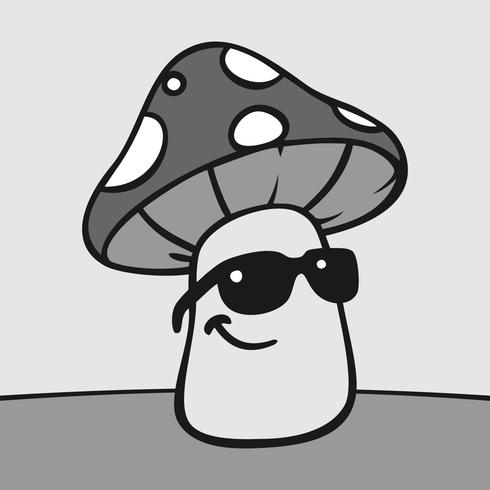
#> input picture images/image.png, 490 x 490 px, found by its file name
$ jupyter execute 9_SVD_for_images.ipynb
#> lines starting #> are read from the running program, lines starting #| are printed output that depends on the picture
>[ZIP images using SVD method](#scrollTo=GQDrzK48KBRk)

>>>[View images as matrices](#scrollTo=w9C1KNxjNxyw)

>>>[Appy SVD method](#scrollTo=KfpWdIJEN0-3)

>>>[Determine how many singular values are needed](#scrollTo=QE5TMyDKQkhM)

# ZIP images using SVD method

### View images as matrices

[cell 1]
import numpy as np
import matplotlib.pyplot as plt

[cell 2]
from google.colab import drive
drive.mount('/content/drive')

[cell 3]
from PIL import Image

Consider the following image

[cell 4]
plt.style.use('classic')

image = Image.open('/content/drive/MyDrive/cursos_platzi/Linear-algebra-in-python/images/image.png')
#> image is the input picture: PIL image 490x490 RGB; min 0, max 255, mean 183.8

plt.imshow(image)
plt.show()

In fact, PIL plots this image as a matrix.

[cell 5]
gray_image = image.convert('LA')
print(gray_image)
#| <PIL.Image.Image image mode=LA size=490x490 at 0x7FB23B129CD0>

[cell 6]
matrix_image = np.array(list(gray_image.getdata(band=0)), float)
print(matrix_image)
#> (printed output is left out)

[cell 7]
matrix_image.shape = (gray_image.size[1], gray_image.size[0])
print(matrix_image)
#> (printed output is left out)

[cell 8]
print(matrix_image.shape)
#| (490, 490)

[cell 9]
plt.imshow(matrix_image, cmap='gray')
plt.show()
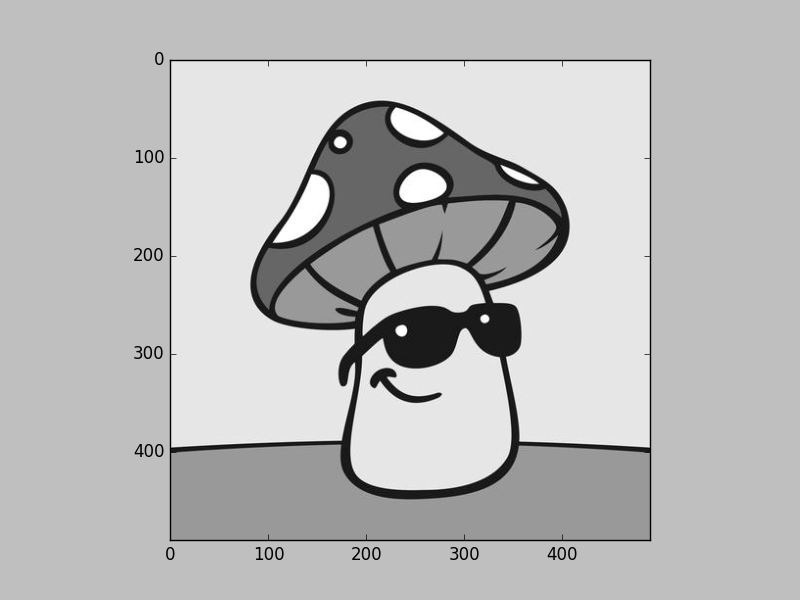
#> figure drawn by matplotlib, 1 panel

Since this is a matrix, we can modify its values!!

[cell 10]
matrix_image_2 = matrix_image /255

[cell 11]
plt.imshow(matrix_image_2)
plt.show()

This is not important modify all the values if we plot a gray-scale image:

[cell 12]
plt.imshow(matrix_image_2, cmap='gray')
plt.show()

We can normalize every image dividing by $255$.

### Appy SVD method

[cell 13]
plt.style.use('classic')
image = Image.open('/content/drive/MyDrive/cursos_platzi/Linear-algebra-in-python/images/image2.png')
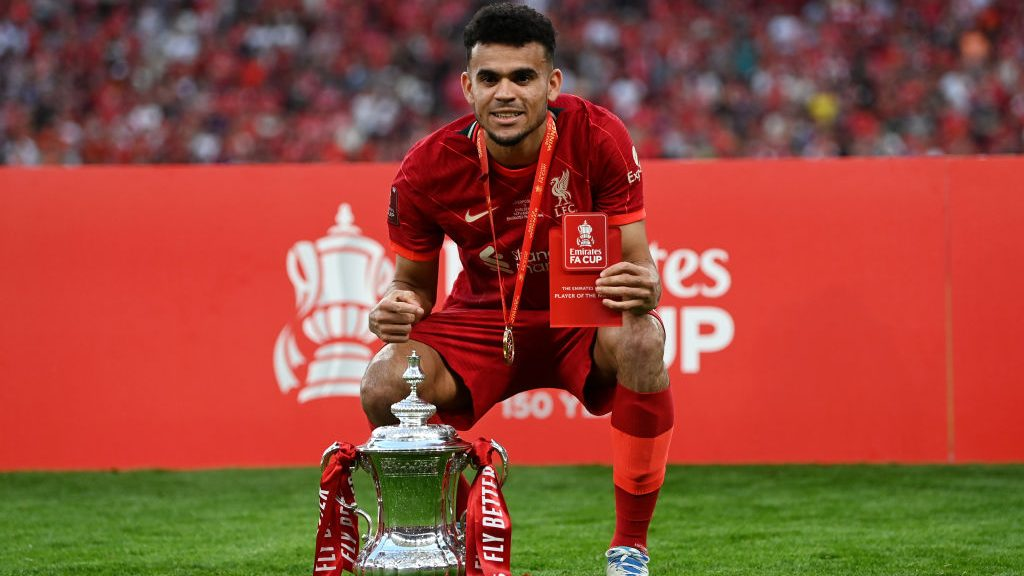
#> input picture images/image2.png, 1024 x 576 px, found by its file name
#> image is the input picture: PIL image 1024x576 RGB; mean R, G, B 149.4, 75, 58
plt.imshow(image)

[cell 14]
image = image.convert('LA') #gray scale
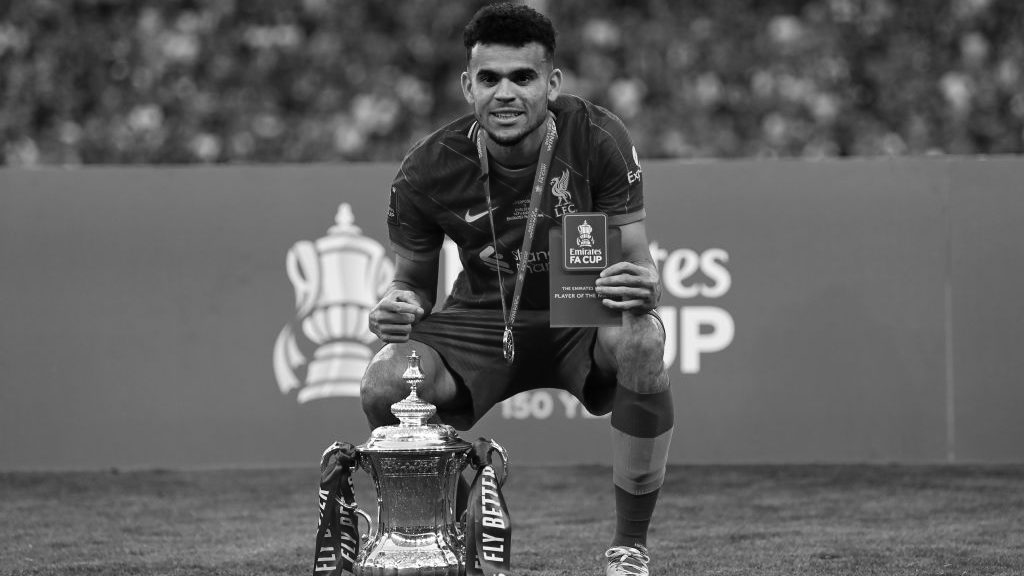
#> image: PIL image 1024x576 LA; mean R, G, B, A 95.3, 95.3, 95.3, 255
matrix_image = np.array(list(image.getdata(band=0)), float)
matrix_image.shape = (image.size[1], image.size[0])

[cell 15]
#Decomposition

U, D, V = np.linalg.svd(matrix_image)
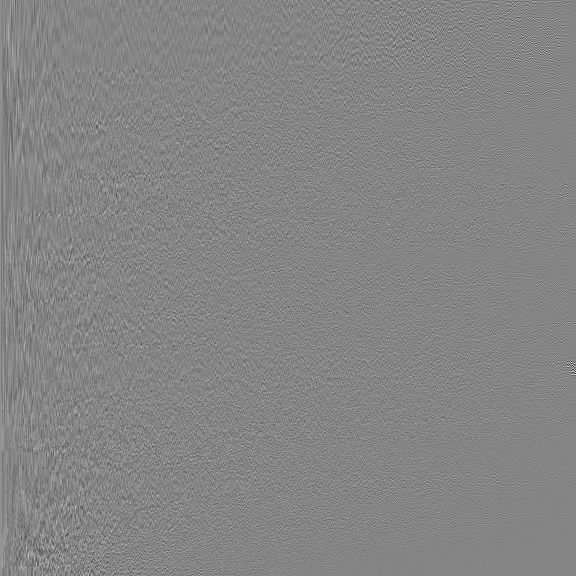
#> U: shape (576, 576) float64; min -0.468, max 0.429, mean 6.65e-05; drawn with min black and max white
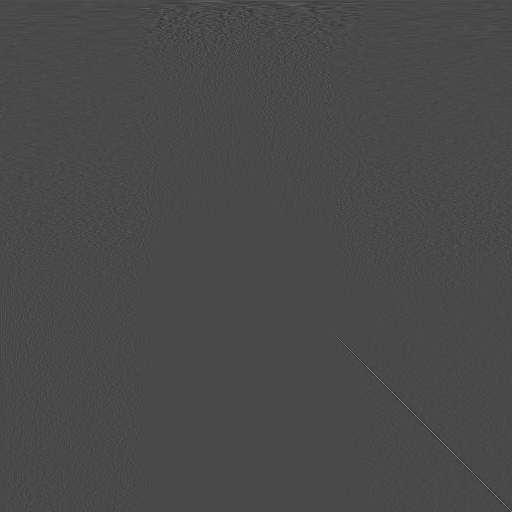
#> V: shape (1024, 1024) float64 (shown at 1/2 size); min -0.307, max 0.755, mean 3.37e-05; drawn with min black and max white
#> D = 576 values, max 75132.1 at index 0, min 2.89 at index 575, mean 506.8

[cell 16]
print(matrix_image.shape)
#| (576, 1024)
print(U.shape)
#| (576, 576)
print(D.shape)
#| (576,)
print(V.shape)
#| (1024, 1024)

Many singular values don't represent important information. But we do need some of them, let's see what happens if we take a few s.v's:

[cell 17]
image_reconstruction = np.matrix(U[:, :1])*np.diag(D[:1])*np.matrix(V[:1,:])
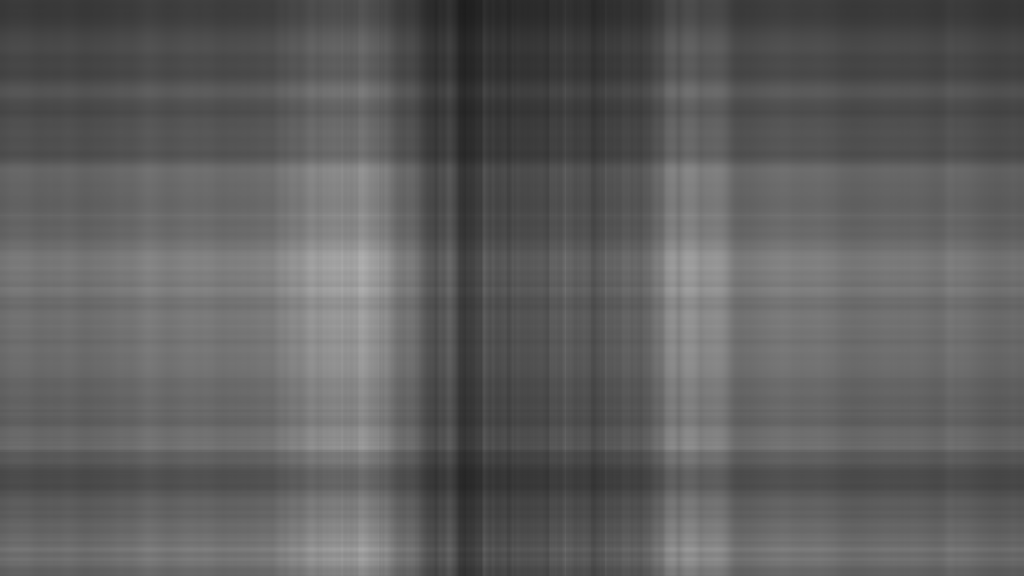
#> image_reconstruction: shape (576, 1024) float64; min 29.41, max 176.8, mean 95
plt.imshow(image_reconstruction, cmap='gray')
plt.show()

### Determine how many singular values are needed

[cell 18]
#for i in range(len(D)):
for i in range(150):
  image_reconstruction = np.matrix(U[:, :i])*np.diag(D[:i])*np.matrix(V[:i,:])
  plt.imshow(image_reconstruction, cmap='gray')
  title = '#Singular values %s' %i
  plt.title(title)
  plt.show()
#> this loop made 150 passes
#> pass 3, `image_reconstruction = np.matrix(U[:, :i])*np.diag(D[:i])*np.matrix(V[..`:
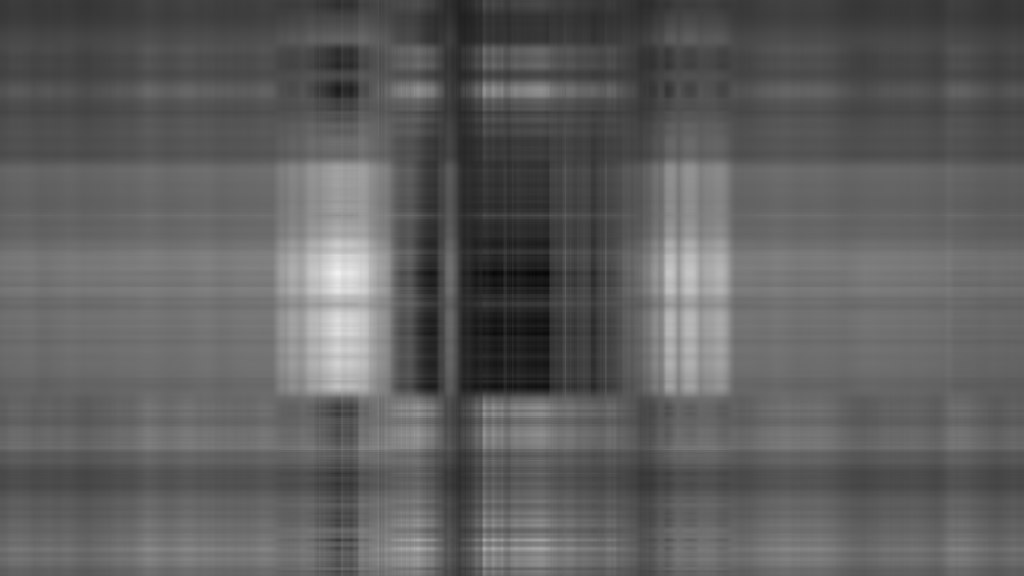
#> image_reconstruction: shape (576, 1024) float64; min 7.94, max 241.9, mean 95.2
